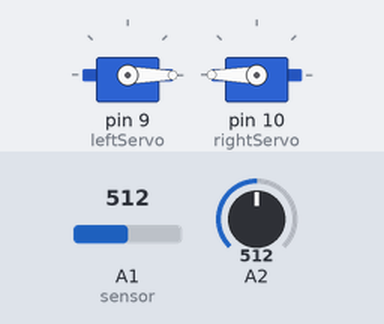
Bench run of a sketch on a simulated Arduino Uno, built with avr-gcc and run on an emulated ATmega328P. On the bench: 2 × servo. The inputs (shaded band) are chosen by the test bench; at power-on: A1 (sensor) = 512, A2 = 512. What the sketch prints to the serial monitor is not drawn.

Above: at 0.1 s.
Timing chart, 0 to 1.6 s (numbered marks = the images above):
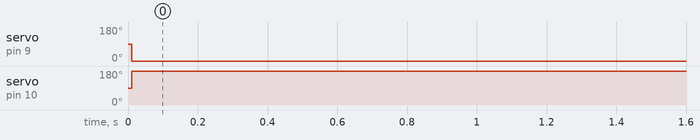

Measured:
- by itself, servo on pin 9 (leftServo): 90° → 0° at 0.01 s
- by itself, servo on pin 10 (rightServo): 90° → 180° at 0.01 s

The sketch:

indecisive_behaviour_WORKS.ino
```cpp
#include "Servo.h"

enum State_enum {BACKWARD, FORWARD,};
enum Sensors_enum {NONE, BOTH, };

static Sensors_enum sensors;
static State_enum state;

void motors_backward();
void motors_forward();


int leftSensor;
int rightSensor;
Servo leftServo;
Servo rightServo;

void setup()
{
  Serial.begin(9600);
  leftServo.attach(9);
  rightServo.attach(10);
  state = FORWARD;
}

void loop()
{
  state_machine_run(sensors);


  leftSensor = analogRead(A1); // Set the pins to your sensor pin
  rightSensor = analogRead(A2);
  Serial.println(leftSensor);
  Serial.println(rightSensor);

  if (rightSensor > 900 && leftSensor > 900)
  {
    sensors = BOTH;
  }
  if (rightSensor < 860 && leftSensor < 860)
  {
    sensors = NONE;
  }

  delay(10);
}

void state_machine_run(uint8_t sensors) //Goes forward til it senses an object, then it moves backwards until it no longer detects an object.
{
  switch(state)
  {
    case FORWARD:
      if(sensors == BOTH){
        motors_forward();
      }
      else {
        state = BACKWARD;
      }

      break;

    case BACKWARD:
      if(sensors == NONE){
        motors_backward();
      }
      else{
        state = FORWARD;
      }
      break;
  }
}

void motors_backward()
{
  //code for driving backward
  leftServo.write(0);
  rightServo.write(180);
  delay(1000);
}

void motors_forward()
{
  //code for driving forward
  leftServo.write(180);
  rightServo.write(0);
  delay(1000);
}
```
